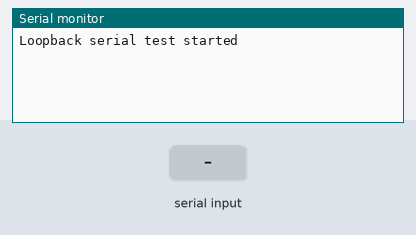
The sketch below on a simulated Arduino Uno, built with avr-gcc and run on an emulated ATmega328P. On the bench: the last lines printed to the serial monitor. The inputs (shaded band) are chosen by the test bench.

Above: at 1.2 s.
1.3 s: "1" received over the second serial link
At 2.5 s:
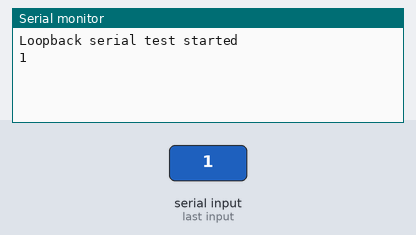
2.8 s: "0" received over the second serial link
At 3.7 s:
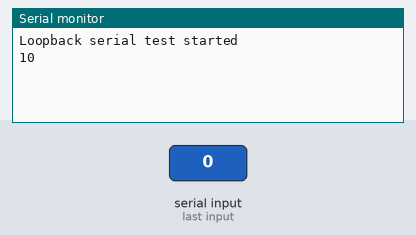

The sketch:

Loopback_Test4.ino
```cpp
/* The original example can be found at https://github.com/esp8266/Basic/tree/master/libraries/espsoftwareserial
 * Implementation of the Arduino software serial library for the ESP8266.
 * Speed up to 115200 baud is supported. The constructor also has an optional input buffer size.
 * Please note that due to the fact that the ESP always have other activities ongoing, there will be some inexactness in interrupt timings.
 * This may lead to bit errors when having heavy data traffic in high baud rates.
 *
 * https://forum.arduino.cc/index.php?topic=354933.0
 * For ESP8266, GPIO 0 ~ 5, 12 ~ 15 can be used for RX / TX, GPIO 16 cannot be used for RX / TX.
 *
 * The circuit:
 *    RX is digital pin 14 (connect to TX of other device)
 *    TX is digital pin 12 (connect to RX of other device)
 */


#include <SoftwareSerial.h>

SoftwareSerial swSer(14, 12, false);

void setup() {
  Serial.begin(9600);
  swSer.begin(9600);

  Serial.println("Loopback serial test started");

  for (char ch = ' '; ch <= 'z'; ch++) {
    swSer.write(ch);
  }
  swSer.println("");

}

void loop() {
  while (swSer.available() > 0) {
    Serial.write(swSer.read());
  }
  while (Serial.available() > 0) {
    swSer.write(Serial.read());
  }

}
```

Measured:
- after the input at 1.3 s, the serial monitor: prints a new line at once (image 1)
- after the input at 2.8 s, the serial monitor: prints a new line at once (image 2)
